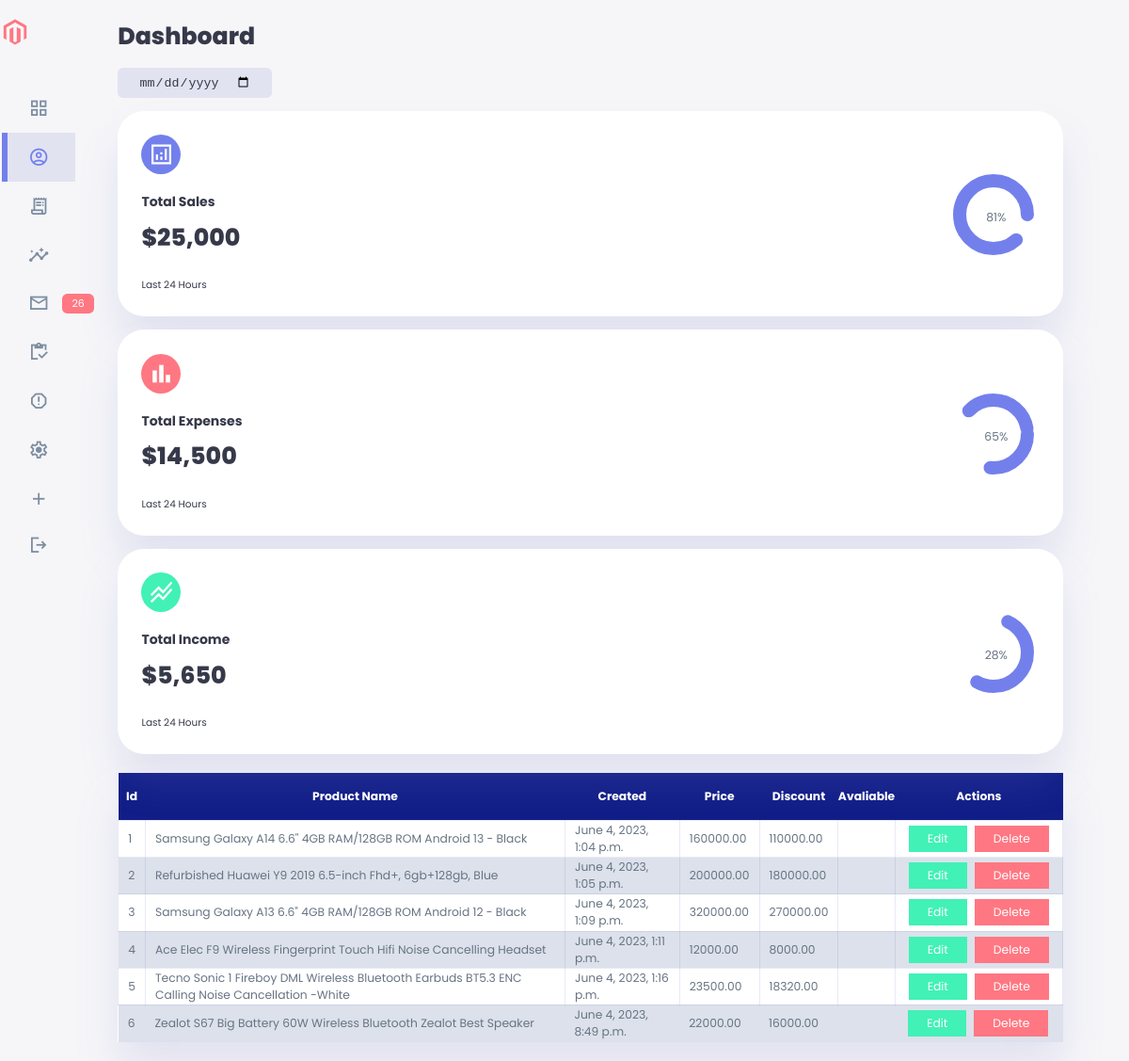
Page /product-list/ (signed in) on the committed database.
### App/models.py (models this page shows, shortened)
class Product(models.Model):
    category = models.ForeignKey(Categories, on_delete = models.CASCADE)
    sub_category = models.ForeignKey(SubCategories,null=True,blank=True, on_delete = models.CASCADE)
    name = models.CharField(max_length =100)
    seller = models.ForeignKey(Seller, on_delete = models.CASCADE)
    description = RichTextUploadingField()
    brand = models.CharField(max_length = 100, help_text= 'Brand of the product', null=True, blank =True)
    main_image = models.ImageField(upload_to='Product/Main-image/')
    image2= models.ImageField(upload_to='Product/Main-image/')
    image3 =models.ImageField(upload_to='Product/Main-image/', null=True, blank =True)
    image4= models.ImageField(upload_to='Product/Main-image/', null=True, blank =True)
    created_date = models.DateTimeField(auto_now_add = True)
    price = models.DecimalField(max_digits=10, decimal_places = 2)
    discount_price = models.DecimalField(max_digits=10, decimal_places = 2)
    available = models.BooleanField(default =True)

### App/views.py (the view)
# urls.py: path('product-list/',views.product_list,name='product-list'),
def product_list(request):
    product = Product.objects.filter(seller__user = request.user)
    return render(request,'App/product-list.html',{'product': product})

### App/templates/App/product-list.html (shortened to what this page needs)
{% load static %}
<!DOCTYPE html>
<html lang="en">
<head>
    <link rel="stylesheet" href="{% static 'css/product-list.css' %}">
</head>
<body>
    <div class="container">
        <aside id="aside">
            <div class="top">
                <div class="logo">
                    <img src="./images/logo.png" alt="">
                </div>
            </div>
            <div class="sidebar">
                <a href="#">
                    <span class="material-symbols-sharp">
                    </span>
                </a>
                <a href="#" class="active">
                    <span class="material-symbols-sharp">
                    </span>
                </a>
                <a href="#">
                    <span class="material-symbols-sharp">
                    </span>
                </a>
                <a href="#">
                    <span class="material-symbols-sharp">
                    </span>
                </a>
                <a href="#">
                    <span class="material-symbols-sharp">
                    </span>
                    <span class="message-count">26</span>
                </a>
                <a href="#">
                    <span class="material-symbols-sharp">
                    </span>
                </a>
                <a href="#">
                    <span class="material-symbols-sharp">
                    </span>
                </a>
                <a href="#">
                    <span class="material-symbols-sharp">
                    </span>
                </a>
                <a href="#">
                    <span class="material-symbols-sharp">
                    </span>
                </a>
                <a href="#">
                    <span class="material-symbols-sharp">
                    </span>
                </a>
            </div>
        </aside>
         <main>
            <h1>Dashboard</h1>
            <div class="date">
                <input type="date">
            </div>
            <div class="insights">
                <div class="sales">
                    <span class="material-symbols-sharp">
                    </span>
                    <div class="middle">
                        <div class="left">
                            <h3>Total Sales</h3>
                            <h1>$25,000</h1>
                        </div>
                        <div class="progress">
                            <svg>
                                <circle cx="38" cy="38" r="36"></circle>
                            </svg>
                            <div class="number">
                                <p>81%</p>
                            </div>
                        </div>
                    </div>
                    <small class="text_muted">Last 24 Hours</small>
                </div>
                <div class="expenses">
                    <span class="material-symbols-sharp">
                    </span>
                    <div class="middle">
                        <div class="left">
                            <h3>Total Expenses</h3>
                            <h1>$14,500</h1>
                        </div>
                        <div class="progress">
                            <svg>
                                <circle cx="38" cy="38" r="36"></circle>
                            </svg>
                            <div class="number">
                                <p>65%</p>
                            </div>
                        </div>
                    </div>
                    <small class="text_muted">Last 24 Hours</small>
                </div>
                <div class="income">
                    <span class="material-symbols-sharp">
                        </span>
                    <div class="middle">
                        <div class="left">
                            <h3>Total Income</h3>
                            <h1>$5,650</h1>
                        </div>
                        <div class="progress">
                            <svg>
                                <circle cx="38" cy="38" r="36"></circle>
                            </svg>
                            <div class="number">
                                <p>28%</p>
                            </div>
                        </div>
                    </div>
                    <small class="text_muted">Last 24 Hours</small>
                </div>
            </div>
             <div class="table-wrapper">
                {% if product %}
                <table border="1">
                    <thead>
                        <tr class="head"><th>Id</th>
                        <th>Product Name</th>
                        <th>Created</th>
                        <th>Price</th>
                        <th>Discount</th>
                        <th>Avaliable</th>
                        <th>Actions</th>
                    </tr></thead>
                    <tbody>
                        {% for data in product %}
                        <tr>
                        <td>{{data.id}}</td>
                        <td>{{data.name}}</td>
                        <td>{{data.created_date}}</td>
                        <td>{{data.price}}</td>
                        <td>{{data.discount_price}}</td>
                        <td>{{ data.avaliable }}</td>
                        <td>
                           <div class="action-wrapper">
                            <a href="{% url 'edit-product' data.id %}" class="edit">Edit</a>
                            <a href="" class="delete">Delete</a>
                           </div>
                        </td>
                    </tr>
                    {% endfor %}
                </tbody></table>
                {% else %}
                <h3 style="margin: 50px 0;">You haven't created any product yet! <a style="text-decoration:underline;color:blue;" href="{% url 'create-product' %}">Create</a></h3>
                {% endif %}
             </div>
        </main>
    </div>
</body>
</html>

### rows in the picture
Product: id "1", name "Samsung Galaxy A14 6.6\" 4GB RAM/128GB ROM Android 13 - Black", created_date "June 4, 2023, 1:04 p.m.", price "160000.00", discount_price "110000.00"
Product: id "2", name "Refurbished Huawei Y9 2019 6.5-inch Fhd+, 6gb+128gb, Blue", created_date "June 4, 2023, 1:05 p.m.", price "200000.00", discount_price "180000.00"
Product: id "3", name "Samsung Galaxy A13 6.6\" 4GB RAM/128GB ROM Android 12 - Black", created_date "June 4, 2023, 1:09 p.m.", price "320000.00", discount_price "270000.00"
Product: id "4", name "Ace Elec F9 Wireless Fingerprint Touch Hifi Noise Cancelling Headset", created_date "June 4, 2023, 1:11 p.m.", price "12000.00", discount_price "8000.00"
Product: id "5", name "Tecno Sonic 1 Fireboy DML Wireless Bluetooth Earbuds BT5.3 ENC Calling Noise Cancellation -White", created_date "June 4, 2023, 1:16 p.m.", price "23500.00", discount_price "18320.00"
Product: id "6", name "Zealot S67 Big Battery 60W Wireless Bluetooth Zealot Best Speaker", created_date "June 4, 2023, 8:49 p.m.", price "22000.00", discount_price "16000.00"
